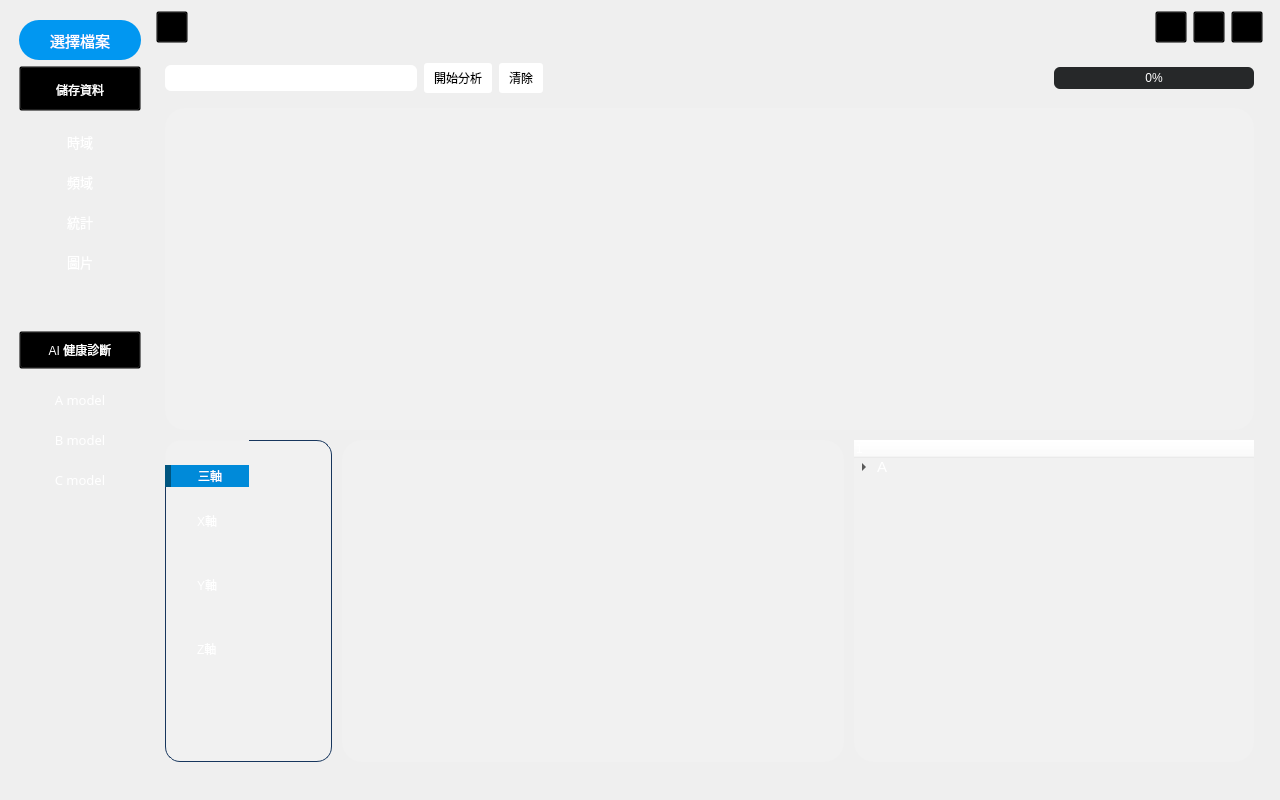
<?xml version="1.0" encoding="UTF-8"?>
<ui version="4.0">
 <class>MainWindow</class>
 <widget class="QMainWindow" name="MainWindow">
  <property name="geometry">
   <rect>
    <x>0</x>
    <y>0</y>
    <width>1280</width>
    <height>800</height>
   </rect>
  </property>
  <property name="windowTitle">
   <string>MainWindow</string>
  </property>
  <property name="styleSheet">
   <string notr="true"/>
  </property>
  <property name="toolButtonStyle">
   <enum>Qt::ToolButtonTextOnly</enum>
  </property>
  <widget class="QWidget" name="centralwidget">
   <property name="sizePolicy">
    <sizepolicy hsizetype="Minimum" vsizetype="Minimum">
     <horstretch>0</horstretch>
     <verstretch>0</verstretch>
    </sizepolicy>
   </property>
   <property name="minimumSize">
    <size>
     <width>1280</width>
     <height>800</height>
    </size>
   </property>
   <property name="styleSheet">
    <string notr="true"/>
   </property>
   <layout class="QVBoxLayout" name="verticalLayout_5">
    <property name="spacing">
     <number>0</number>
    </property>
    <property name="leftMargin">
     <number>0</number>
    </property>
    <property name="topMargin">
     <number>0</number>
    </property>
    <property name="rightMargin">
     <number>0</number>
    </property>
    <property name="bottomMargin">
     <number>0</number>
    </property>
    <item>
     <widget class="QFrame" name="mainframe">
      <property name="sizePolicy">
       <sizepolicy hsizetype="Preferred" vsizetype="Preferred">
        <horstretch>0</horstretch>
        <verstretch>0</verstretch>
       </sizepolicy>
      </property>
      <property name="minimumSize">
       <size>
        <width>0</width>
        <height>0</height>
       </size>
      </property>
      <property name="styleSheet">
       <string notr="true">QFrame{
	border-radius: 20px;
	background-color:  
	QLinearGradient(x0:0, y1:0.5, x0:1, y2:2,
	stop:0 rgb(20, 32, 44),
	stop:1 rgb(37, 85, 117));
}</string>
      </property>
      <property name="frameShape">
       <enum>QFrame::StyledPanel</enum>
      </property>
      <property name="frameShadow">
       <enum>QFrame::Raised</enum>
      </property>
      <property name="lineWidth">
       <number>0</number>
      </property>
      <layout class="QGridLayout" name="gridLayout">
       <property name="leftMargin">
        <number>10</number>
       </property>
       <property name="topMargin">
        <number>11</number>
       </property>
       <property name="rightMargin">
        <number>0</number>
       </property>
       <property name="bottomMargin">
        <number>0</number>
       </property>
       <item row="4" column="7">
        <widget class="QFrame" name="corner_frame">
         <property name="sizePolicy">
          <sizepolicy hsizetype="Fixed" vsizetype="Fixed">
           <horstretch>0</horstretch>
           <verstretch>0</verstretch>
          </sizepolicy>
         </property>
         <property name="minimumSize">
          <size>
           <width>11</width>
           <height>11</height>
          </size>
         </property>
         <property name="styleSheet">
          <string notr="true">background-color: transparent;</string>
         </property>
         <property name="frameShape">
          <enum>QFrame::StyledPanel</enum>
         </property>
         <property name="frameShadow">
          <enum>QFrame::Raised</enum>
         </property>
        </widget>
       </item>
       <item row="0" column="0" rowspan="5">
        <widget class="QFrame" name="MenuList">
         <property name="sizePolicy">
          <sizepolicy hsizetype="Preferred" vsizetype="Preferred">
           <horstretch>0</horstretch>
           <verstretch>0</verstretch>
          </sizepolicy>
         </property>
         <property name="minimumSize">
          <size>
           <width>0</width>
           <height>0</height>
          </size>
         </property>
         <property name="maximumSize">
          <size>
           <width>140</width>
           <height>16777215</height>
          </size>
         </property>
         <property name="frameShape">
          <enum>QFrame::StyledPanel</enum>
         </property>
         <property name="frameShadow">
          <enum>QFrame::Raised</enum>
         </property>
         <layout class="QVBoxLayout" name="verticalLayout">
          <item>
           <widget class="QPushButton" name="import_button">
            <property name="sizePolicy">
             <sizepolicy hsizetype="Expanding" vsizetype="Fixed">
              <horstretch>0</horstretch>
              <verstretch>0</verstretch>
             </sizepolicy>
            </property>
            <property name="maximumSize">
             <size>
              <width>130</width>
              <height>16777215</height>
             </size>
            </property>
            <property name="font">
             <font>
              <family>Gen Jyuu GothicX Medium</family>
              <pointsize>11</pointsize>
              <weight>7</weight>
              <italic>false</italic>
              <bold>false</bold>
             </font>
            </property>
            <property name="styleSheet">
             <string notr="true">height:40px;
border-radius:20px;
background-color: rgb(1, 151, 241);
color: rgb(255, 255, 255);
font: 57 11pt &quot;Gen Jyuu GothicX Medium&quot;;
</string>
            </property>
            <property name="text">
             <string>選擇檔案</string>
            </property>
           </widget>
          </item>
          <item>
           <widget class="QPushButton" name="savepic_btn">
            <property name="styleSheet">
             <string notr="true">QPushButton{
	padding:5px;
	padding-top:8px;
	background-color: transparent;
	height:30px;
	color: rgb(255, 255, 255);
	font: 57 11pt &quot;Gen Jyuu GothicX Medium&quot;;
}
QPushButton:hover{
	color: rgb(1, 151, 241);
}</string>
            </property>
            <property name="text">
             <string>儲存資料</string>
            </property>
            <property name="checkable">
             <bool>true</bool>
            </property>
           </widget>
          </item>
          <item>
           <widget class="QListWidget" name="listWidget_1">
            <property name="sizePolicy">
             <sizepolicy hsizetype="Expanding" vsizetype="Expanding">
              <horstretch>0</horstretch>
              <verstretch>0</verstretch>
             </sizepolicy>
            </property>
            <property name="maximumSize">
             <size>
              <width>16777215</width>
              <height>16777215</height>
             </size>
            </property>
            <property name="styleSheet">
             <string notr="true">QListWidget{
	padding-top: 5px;
	background-color: transparent;
}
QListWidget::item{
	height:40px;
	color: rgb(255, 255, 255);
}
QListWidget::item:hover{
	background-color: rgba(255, 255, 255, 30);
	border-left: 5px solid rgb(1, 151, 241);
}
QListWidget::item:selected{
	color: rgb(148, 148, 148);
}</string>
            </property>
            <property name="spacing">
             <number>2</number>
            </property>
            <item>
             <property name="text">
              <string>時域</string>
             </property>
             <property name="font">
              <font>
               <family>Gen Jyuu GothicX</family>
               <pointsize>10</pointsize>
              </font>
             </property>
             <property name="textAlignment">
              <set>AlignCenter</set>
             </property>
            </item>
            <item>
             <property name="text">
              <string>頻域</string>
             </property>
             <property name="font">
              <font>
               <family>Gen Jyuu GothicX Medium</family>
               <pointsize>10</pointsize>
              </font>
             </property>
             <property name="textAlignment">
              <set>AlignCenter</set>
             </property>
            </item>
            <item>
             <property name="text">
              <string>統計</string>
             </property>
             <property name="font">
              <font>
               <family>Gen Jyuu GothicX Medium</family>
               <pointsize>10</pointsize>
              </font>
             </property>
             <property name="textAlignment">
              <set>AlignCenter</set>
             </property>
            </item>
            <item>
             <property name="text">
              <string>圖片</string>
             </property>
             <property name="font">
              <font>
               <family>Gen Jyuu GothicX Medium</family>
               <pointsize>10</pointsize>
              </font>
             </property>
             <property name="textAlignment">
              <set>AlignCenter</set>
             </property>
            </item>
           </widget>
          </item>
          <item>
           <widget class="QPushButton" name="pushButton_6">
            <property name="styleSheet">
             <string notr="true">QPushButton{
	background-color: transparent;
	height:30px;
	color: rgb(255, 255, 255);
	font: 57 11pt &quot;Gen Jyuu GothicX Medium&quot;;
}
QPushButton:hover{
	color: rgb(1, 151, 241);
}</string>
            </property>
            <property name="text">
             <string>AI 健康診斷</string>
            </property>
            <property name="checkable">
             <bool>true</bool>
            </property>
           </widget>
          </item>
          <item>
           <widget class="QListWidget" name="listWidget_2">
            <property name="sizePolicy">
             <sizepolicy hsizetype="Expanding" vsizetype="Expanding">
              <horstretch>0</horstretch>
              <verstretch>0</verstretch>
             </sizepolicy>
            </property>
            <property name="maximumSize">
             <size>
              <width>16777215</width>
              <height>16777215</height>
             </size>
            </property>
            <property name="styleSheet">
             <string notr="true">QListWidget{
	padding-top: 5px;
	background-color: transparent;
}
QListWidget::item{
	height:40px;
	color: rgb(255, 255, 255);
}
QListWidget::item:hover{
	background-color: rgba(255, 255, 255, 30);
	border-left: 5px solid rgb(1, 151, 241);
}
QListWidget::item:selected{
	color: rgb(148, 148, 148);
}</string>
            </property>
            <property name="spacing">
             <number>2</number>
            </property>
            <item>
             <property name="text">
              <string>A model</string>
             </property>
             <property name="font">
              <font>
               <family>Gen Jyuu GothicX</family>
               <pointsize>10</pointsize>
              </font>
             </property>
             <property name="textAlignment">
              <set>AlignCenter</set>
             </property>
            </item>
            <item>
             <property name="text">
              <string>B model</string>
             </property>
             <property name="font">
              <font>
               <family>Gen Jyuu GothicX Medium</family>
               <pointsize>10</pointsize>
              </font>
             </property>
             <property name="textAlignment">
              <set>AlignCenter</set>
             </property>
            </item>
            <item>
             <property name="text">
              <string>C model</string>
             </property>
             <property name="font">
              <font>
               <family>Gen Jyuu GothicX Medium</family>
               <pointsize>10</pointsize>
              </font>
             </property>
             <property name="textAlignment">
              <set>AlignCenter</set>
             </property>
            </item>
           </widget>
          </item>
          <item>
           <spacer name="verticalSpacer">
            <property name="orientation">
             <enum>Qt::Vertical</enum>
            </property>
            <property name="sizeType">
             <enum>QSizePolicy::Expanding</enum>
            </property>
            <property name="sizeHint" stdset="0">
             <size>
              <width>20</width>
              <height>0</height>
             </size>
            </property>
           </spacer>
          </item>
         </layout>
        </widget>
       </item>
       <item row="0" column="5">
        <widget class="QPushButton" name="fullscreen_btn">
         <property name="sizePolicy">
          <sizepolicy hsizetype="Fixed" vsizetype="Fixed">
           <horstretch>0</horstretch>
           <verstretch>0</verstretch>
          </sizepolicy>
         </property>
         <property name="maximumSize">
          <size>
           <width>32</width>
           <height>32</height>
          </size>
         </property>
         <property name="styleSheet">
          <string notr="true">QPushButton{
	background-color: transparent;
}
QPushButton:hover{
	padding-left:3px;
	padding-bottom:3px;
}
</string>
         </property>
         <property name="text">
          <string/>
         </property>
         <property name="icon">
          <iconset>
           <normaloff>button/window-max.png</normaloff>button/window-max.png</iconset>
         </property>
         <property name="iconSize">
          <size>
           <width>24</width>
           <height>24</height>
          </size>
         </property>
         <property name="checkable">
          <bool>true</bool>
         </property>
        </widget>
       </item>
       <item row="0" column="1">
        <widget class="QPushButton" name="Menu_btn">
         <property name="sizePolicy">
          <sizepolicy hsizetype="Fixed" vsizetype="Fixed">
           <horstretch>0</horstretch>
           <verstretch>0</verstretch>
          </sizepolicy>
         </property>
         <property name="minimumSize">
          <size>
           <width>32</width>
           <height>32</height>
          </size>
         </property>
         <property name="maximumSize">
          <size>
           <width>32</width>
           <height>32</height>
          </size>
         </property>
         <property name="styleSheet">
          <string notr="true">background-color: transparent;
</string>
         </property>
         <property name="text">
          <string/>
         </property>
         <property name="icon">
          <iconset>
           <normaloff>button/burger-bar.png</normaloff>button/burger-bar.png</iconset>
         </property>
         <property name="iconSize">
          <size>
           <width>30</width>
           <height>30</height>
          </size>
         </property>
         <property name="checkable">
          <bool>true</bool>
         </property>
        </widget>
       </item>
       <item row="0" column="6">
        <widget class="QPushButton" name="exit_btn">
         <property name="sizePolicy">
          <sizepolicy hsizetype="Fixed" vsizetype="Fixed">
           <horstretch>0</horstretch>
           <verstretch>0</verstretch>
          </sizepolicy>
         </property>
         <property name="maximumSize">
          <size>
           <width>32</width>
           <height>32</height>
          </size>
         </property>
         <property name="styleSheet">
          <string notr="true">QPushButton{
	background-color: transparent;
}
QPushButton:hover{
	padding-left:3px;
	padding-bottom:3px;
}
</string>
         </property>
         <property name="text">
          <string/>
         </property>
         <property name="icon">
          <iconset>
           <normaloff>button/close.png</normaloff>button/close.png</iconset>
         </property>
         <property name="iconSize">
          <size>
           <width>24</width>
           <height>24</height>
          </size>
         </property>
        </widget>
       </item>
       <item row="0" column="4">
        <widget class="QPushButton" name="minwindow_btn">
         <property name="sizePolicy">
          <sizepolicy hsizetype="Fixed" vsizetype="Fixed">
           <horstretch>0</horstretch>
           <verstretch>0</verstretch>
          </sizepolicy>
         </property>
         <property name="maximumSize">
          <size>
           <width>32</width>
           <height>32</height>
          </size>
         </property>
         <property name="styleSheet">
          <string notr="true">QPushButton{
	background-color: transparent;
}
QPushButton:hover{
	padding-left:3px;
	padding-bottom:3px;
}
</string>
         </property>
         <property name="text">
          <string/>
         </property>
         <property name="icon">
          <iconset>
           <normaloff>button/minus-sign.png</normaloff>button/minus-sign.png</iconset>
         </property>
         <property name="iconSize">
          <size>
           <width>24</width>
           <height>24</height>
          </size>
         </property>
         <property name="checkable">
          <bool>true</bool>
         </property>
        </widget>
       </item>
       <item row="4" column="1" colspan="5">
        <widget class="QFrame" name="bottom_frame">
         <property name="sizePolicy">
          <sizepolicy hsizetype="Expanding" vsizetype="Fixed">
           <horstretch>0</horstretch>
           <verstretch>0</verstretch>
          </sizepolicy>
         </property>
         <property name="minimumSize">
          <size>
           <width>0</width>
           <height>10</height>
          </size>
         </property>
         <property name="styleSheet">
          <string notr="true">background-color: transparent;
</string>
         </property>
         <property name="frameShape">
          <enum>QFrame::StyledPanel</enum>
         </property>
         <property name="frameShadow">
          <enum>QFrame::Raised</enum>
         </property>
        </widget>
       </item>
       <item row="1" column="7">
        <widget class="QFrame" name="right_frame">
         <property name="sizePolicy">
          <sizepolicy hsizetype="Fixed" vsizetype="Expanding">
           <horstretch>0</horstretch>
           <verstretch>0</verstretch>
          </sizepolicy>
         </property>
         <property name="minimumSize">
          <size>
           <width>10</width>
           <height>0</height>
          </size>
         </property>
         <property name="styleSheet">
          <string notr="true">background-color: transparent;</string>
         </property>
         <property name="frameShape">
          <enum>QFrame::StyledPanel</enum>
         </property>
         <property name="frameShadow">
          <enum>QFrame::Raised</enum>
         </property>
        </widget>
       </item>
       <item row="0" column="2" colspan="2">
        <widget class="QFrame" name="titlespace">
         <property name="styleSheet">
          <string notr="true">background-color: transparent;</string>
         </property>
         <property name="frameShape">
          <enum>QFrame::StyledPanel</enum>
         </property>
         <property name="frameShadow">
          <enum>QFrame::Raised</enum>
         </property>
        </widget>
       </item>
       <item row="1" column="1" colspan="6">
        <widget class="QFrame" name="frame_3">
         <property name="frameShape">
          <enum>QFrame::StyledPanel</enum>
         </property>
         <property name="frameShadow">
          <enum>QFrame::Raised</enum>
         </property>
         <layout class="QVBoxLayout" name="verticalLayout_7">
          <property name="spacing">
           <number>10</number>
          </property>
          <item>
           <widget class="QFrame" name="statusbar_2">
            <property name="sizePolicy">
             <sizepolicy hsizetype="Preferred" vsizetype="Fixed">
              <horstretch>0</horstretch>
              <verstretch>0</verstretch>
             </sizepolicy>
            </property>
            <property name="minimumSize">
             <size>
              <width>0</width>
              <height>40</height>
             </size>
            </property>
            <property name="styleSheet">
             <string notr="true">background-color: transparent;</string>
            </property>
            <property name="frameShape">
             <enum>QFrame::StyledPanel</enum>
            </property>
            <property name="frameShadow">
             <enum>QFrame::Raised</enum>
            </property>
            <layout class="QHBoxLayout" name="horizontalLayout" stretch="0">
             <property name="spacing">
              <number>11</number>
             </property>
             <property name="leftMargin">
              <number>0</number>
             </property>
             <property name="topMargin">
              <number>0</number>
             </property>
             <property name="rightMargin">
              <number>0</number>
             </property>
             <property name="bottomMargin">
              <number>0</number>
             </property>
             <item>
              <layout class="QHBoxLayout" name="horizontalLayout_6" stretch="2,1,0,4,3">
               <property name="spacing">
                <number>7</number>
               </property>
               <item>
                <widget class="QComboBox" name="comboBox_1">
                 <property name="sizePolicy">
                  <sizepolicy hsizetype="Preferred" vsizetype="Fixed">
                   <horstretch>0</horstretch>
                   <verstretch>0</verstretch>
                  </sizepolicy>
                 </property>
                 <property name="minimumSize">
                  <size>
                   <width>180</width>
                   <height>25</height>
                  </size>
                 </property>
                 <property name="font">
                  <font>
                   <family>Gen Jyuu GothicX Medium</family>
                   <pointsize>9</pointsize>
                   <weight>7</weight>
                   <italic>false</italic>
                   <bold>false</bold>
                  </font>
                 </property>
                 <property name="styleSheet">
                  <string notr="true">QComboBox {
    border-radius: 6px;
    padding: 4px 20px 3px 8px;
	font: 57 9pt &quot;Gen Jyuu GothicX Medium&quot;;
}

QComboBox:editable{
	background-color: white;
	border-top-left-radius: 6px; /* same radius as the QComboBox */
    border-bottom-right-radius: 6px;
}

QComboBox:!editable, QComboBox::drop-down:editable {
	background-color: rgb(255, 255, 255);
}
/* QComboBox gets the &quot;on&quot; state when the popup is open */
QComboBox:!editable:on, QComboBox::drop-down:editable:on {
    background: white;
}
QComboBox::drop-down {
    subcontrol-origin: padding;
    subcontrol-position: top right;
    width: 15px;
	border-top-right-radius: 6px; /* same radius as the QComboBox */
    border-bottom-right-radius: 6px;
}

QComboBox::down-arrow {
	image: url(./button/down.png);
	right: 5px;
}

QComboBox::down-arrow:on { /* shift the arrow when popup is open */
	image: url(./button/upload.png);
    top: 1px;
    right: 5px;
}</string>
                 </property>
                 <property name="editable">
                  <bool>false</bool>
                 </property>
                </widget>
               </item>
               <item>
                <widget class="QPushButton" name="linechart_button">
                 <property name="sizePolicy">
                  <sizepolicy hsizetype="Fixed" vsizetype="Fixed">
                   <horstretch>0</horstretch>
                   <verstretch>0</verstretch>
                  </sizepolicy>
                 </property>
                 <property name="font">
                  <font>
                   <family>Gen Jyuu GothicX Medium</family>
                   <pointsize>9</pointsize>
                   <weight>7</weight>
                   <italic>false</italic>
                   <bold>false</bold>
                  </font>
                 </property>
                 <property name="styleSheet">
                  <string notr="true">QPushButton{
	padding: 6px;
	padding-left: 10px;
	padding-right: 10px;
	border-radius: 3px;
	background-color:  rgb(255, 255, 255);
	
	font: 57 9pt &quot;Gen Jyuu GothicX Medium&quot;;
}
QPushButton:pressed{
	color: rgb(255, 255, 255);
	background-color: rgb(1, 151, 241);
}</string>
                 </property>
                 <property name="text">
                  <string>開始分析</string>
                 </property>
                </widget>
               </item>
               <item>
                <widget class="QPushButton" name="clear_button">
                 <property name="font">
                  <font>
                   <family>Gen Jyuu GothicX Medium</family>
                   <pointsize>9</pointsize>
                   <weight>7</weight>
                   <italic>false</italic>
                   <bold>false</bold>
                  </font>
                 </property>
                 <property name="styleSheet">
                  <string notr="true">QPushButton{
	padding: 6px;
	padding-left: 10px;
	padding-right: 10px;
	border-radius: 3px;
	background-color:  rgb(255, 255, 255);
	font: 57 9pt &quot;Gen Jyuu GothicX Medium&quot;;
}
QPushButton:pressed{
	color: rgb(255, 255, 255);
	background-color: rgb(1, 151, 241);
}</string>
                 </property>
                 <property name="text">
                  <string>清除</string>
                 </property>
                </widget>
               </item>
               <item>
                <spacer name="horizontalSpacer_8">
                 <property name="orientation">
                  <enum>Qt::Horizontal</enum>
                 </property>
                 <property name="sizeType">
                  <enum>QSizePolicy::Preferred</enum>
                 </property>
                 <property name="sizeHint" stdset="0">
                  <size>
                   <width>20</width>
                   <height>20</height>
                  </size>
                 </property>
                </spacer>
               </item>
               <item>
                <widget class="QProgressBar" name="progressBar_1">
                 <property name="sizePolicy">
                  <sizepolicy hsizetype="Expanding" vsizetype="Fixed">
                   <horstretch>0</horstretch>
                   <verstretch>0</verstretch>
                  </sizepolicy>
                 </property>
                 <property name="minimumSize">
                  <size>
                   <width>0</width>
                   <height>20</height>
                  </size>
                 </property>
                 <property name="maximumSize">
                  <size>
                   <width>200</width>
                   <height>16777215</height>
                  </size>
                 </property>
                 <property name="styleSheet">
                  <string notr="true">QProgressBar{
min-height: 20;
text-align: center;

background-color: #262829;
color: #FFFFFF;
border-radius: 6px;
}
QProgressBar::chunk{
border-radius: 6px;
background: qlineargradient(spread:pad,x1:0,y1:0,x2:1,y2:0,stop:0 rgb(26, 49, 68), stop:1 rgb(1, 151, 241));
}</string>
                 </property>
                 <property name="value">
                  <number>0</number>
                 </property>
                 <property name="alignment">
                  <set>Qt::AlignCenter</set>
                 </property>
                 <property name="textVisible">
                  <bool>true</bool>
                 </property>
                </widget>
               </item>
              </layout>
             </item>
            </layout>
           </widget>
          </item>
          <item>
           <widget class="QStackedWidget" name="stackedWidget">
            <property name="styleSheet">
             <string notr="true">background-color: rgba(255, 255, 255, 25);</string>
            </property>
            <property name="currentIndex">
             <number>0</number>
            </property>
            <widget class="QWidget" name="page_3">
             <property name="styleSheet">
              <string notr="true">background-color: transparent;</string>
             </property>
            </widget>
            <widget class="QWidget" name="page_4">
             <property name="styleSheet">
              <string notr="true">background-color: transparent;</string>
             </property>
            </widget>
           </widget>
          </item>
          <item>
           <layout class="QHBoxLayout" name="horizontalLayout_2" stretch="1,3,2">
            <item>
             <widget class="QGroupBox" name="Btn_List">
              <property name="sizePolicy">
               <sizepolicy hsizetype="Minimum" vsizetype="Preferred">
                <horstretch>0</horstretch>
                <verstretch>0</verstretch>
               </sizepolicy>
              </property>
              <property name="minimumSize">
               <size>
                <width>140</width>
                <height>0</height>
               </size>
              </property>
              <property name="maximumSize">
               <size>
                <width>350</width>
                <height>16777215</height>
               </size>
              </property>
              <property name="styleSheet">
               <string notr="true">QGroupBox::title{
	border-top-right-radius: 15px;
	border-bottom-right-radius: 15px;
	margin-top:25px;
	border-left:6px solid rgb(0, 85, 127);
	padding: 4px 25px;
	background-color: rgb(0, 138, 217);
	color: rgb(255, 255, 255);
}
QGroupBox{
	font: 57 12pt &quot;Gen Jyuu GothicX Medium&quot;;
	border: 1px solid gray;
	border-color: #FF17365D;
	border-radius: 15px;
	padding:60px 0px 100px 20px;
	background-color: rgba(255, 255, 255, 25)
}
</string>
              </property>
              <property name="title">
               <string>三軸</string>
              </property>
              <layout class="QVBoxLayout" name="verticalLayout_9" stretch="0,0,0,0">
               <property name="spacing">
                <number>11</number>
               </property>
               <property name="topMargin">
                <number>20</number>
               </property>
               <property name="bottomMargin">
                <number>6</number>
               </property>
               <item>
                <widget class="QRadioButton" name="X_btn">
                 <property name="styleSheet">
                  <string notr="true">QRadioButton{
	color: rgb(255, 255, 255);
	font: 57 11pt &quot;Gen Jyuu GothicX Medium&quot;;
	text-align:center;
	background-color: transparent;
}</string>
                 </property>
                 <property name="text">
                  <string>X軸</string>
                 </property>
                </widget>
               </item>
               <item>
                <widget class="QRadioButton" name="Y_btn">
                 <property name="styleSheet">
                  <string notr="true">QRadioButton{
	color: rgb(255, 255, 255);
	font: 57 11pt &quot;Gen Jyuu GothicX Medium&quot;;
	text-align:center;
	background-color: transparent;
}</string>
                 </property>
                 <property name="text">
                  <string>Y軸</string>
                 </property>
                </widget>
               </item>
               <item>
                <widget class="QRadioButton" name="Z_btn">
                 <property name="styleSheet">
                  <string notr="true">QRadioButton{
	color: rgb(255, 255, 255);
	font: 57 11pt &quot;Gen Jyuu GothicX Medium&quot;;
	text-align:center;
	background-color: transparent;
}</string>
                 </property>
                 <property name="text">
                  <string>Z軸</string>
                 </property>
                </widget>
               </item>
               <item>
                <spacer name="verticalSpacer_2">
                 <property name="orientation">
                  <enum>Qt::Vertical</enum>
                 </property>
                 <property name="sizeType">
                  <enum>QSizePolicy::Minimum</enum>
                 </property>
                 <property name="sizeHint" stdset="0">
                  <size>
                   <width>20</width>
                   <height>60</height>
                  </size>
                 </property>
                </spacer>
               </item>
              </layout>
             </widget>
            </item>
            <item>
             <widget class="QStackedWidget" name="stackedWidget_2">
              <property name="sizePolicy">
               <sizepolicy hsizetype="Expanding" vsizetype="Expanding">
                <horstretch>0</horstretch>
                <verstretch>0</verstretch>
               </sizepolicy>
              </property>
              <property name="maximumSize">
               <size>
                <width>16777215</width>
                <height>16777215</height>
               </size>
              </property>
              <property name="styleSheet">
               <string notr="true">background-color: rgba(255, 255, 255, 25);</string>
              </property>
              <widget class="QWidget" name="page_5">
               <property name="styleSheet">
                <string notr="true">background-color: transparent;</string>
               </property>
              </widget>
              <widget class="QWidget" name="page_6">
               <property name="styleSheet">
                <string notr="true">background-color: transparent;</string>
               </property>
              </widget>
             </widget>
            </item>
            <item>
             <widget class="QTreeWidget" name="treeWidget">
              <property name="sizePolicy">
               <sizepolicy hsizetype="Preferred" vsizetype="Preferred">
                <horstretch>0</horstretch>
                <verstretch>0</verstretch>
               </sizepolicy>
              </property>
              <property name="minimumSize">
               <size>
                <width>400</width>
                <height>0</height>
               </size>
              </property>
              <property name="maximumSize">
               <size>
                <width>16777215</width>
                <height>16777215</height>
               </size>
              </property>
              <property name="font">
               <font>
                <pointsize>11</pointsize>
               </font>
              </property>
              <property name="styleSheet">
               <string notr="true">QTreeWidget{
	background-color: rgba(255, 255, 255, 25);
}
QTreeWidget::item{
	background-color: transparent;
	color: rgb(255, 255, 255);
}
QTreeWidget::item:hover{
	background-color: rgba(255, 255, 255, 25)
}
QTreeWidget QHeaderView::section{
	background-color:rgba(255, 255, 255, 25);
	color: rgb(255, 255, 255);
}</string>
              </property>
              <column>
               <property name="text">
                <string>1</string>
               </property>
              </column>
              <item>
               <property name="text">
                <string>A</string>
               </property>
               <item>
                <property name="text">
                 <string>a</string>
                </property>
               </item>
              </item>
             </widget>
            </item>
           </layout>
          </item>
         </layout>
        </widget>
       </item>
      </layout>
      <zorder>Menu_btn</zorder>
      <zorder>MenuList</zorder>
      <zorder>minwindow_btn</zorder>
      <zorder>fullscreen_btn</zorder>
      <zorder>exit_btn</zorder>
      <zorder>corner_frame</zorder>
      <zorder>bottom_frame</zorder>
      <zorder>frame_3</zorder>
      <zorder>titlespace</zorder>
      <zorder>right_frame</zorder>
     </widget>
    </item>
   </layout>
  </widget>
 </widget>
 <resources>
  <include location="res.qrc"/>
 </resources>
 <connections>
  <connection>
   <sender>Menu_btn</sender>
   <signal>toggled(bool)</signal>
   <receiver>MenuList</receiver>
   <slot>setHidden(bool)</slot>
   <hints>
    <hint type="sourcelabel">
     <x>189</x>
     <y>42</y>
    </hint>
    <hint type="destinationlabel">
     <x>150</x>
     <y>142</y>
    </hint>
   </hints>
  </connection>
  <connection>
   <sender>savepic_btn</sender>
   <signal>toggled(bool)</signal>
   <receiver>listWidget_1</receiver>
   <slot>setHidden(bool)</slot>
   <hints>
    <hint type="sourcelabel">
     <x>109</x>
     <y>102</y>
    </hint>
    <hint type="destinationlabel">
     <x>129</x>
     <y>196</y>
    </hint>
   </hints>
  </connection>
  <connection>
   <sender>pushButton_6</sender>
   <signal>toggled(bool)</signal>
   <receiver>listWidget_2</receiver>
   <slot>setHidden(bool)</slot>
   <hints>
    <hint type="sourcelabel">
     <x>112</x>
     <y>303</y>
    </hint>
    <hint type="destinationlabel">
     <x>120</x>
     <y>377</y>
    </hint>
   </hints>
  </connection>
  <connection>
   <sender>minwindow_btn</sender>
   <signal>toggled(bool)</signal>
   <receiver>MainWindow</receiver>
   <slot>showMinimized()</slot>
   <hints>
    <hint type="sourcelabel">
     <x>1179</x>
     <y>38</y>
    </hint>
    <hint type="destinationlabel">
     <x>650</x>
     <y>422</y>
    </hint>
   </hints>
  </connection>
 </connections>
</ui>
